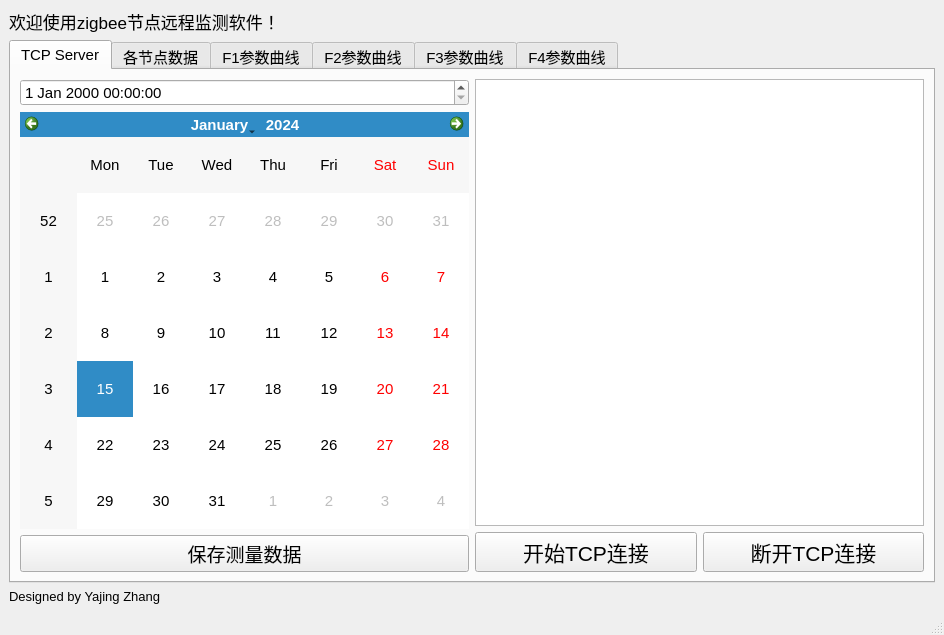
<?xml version="1.0" encoding="UTF-8"?>
<ui version="4.0">
 <class>MainWindow</class>
 <widget class="QMainWindow" name="MainWindow">
  <property name="geometry">
   <rect>
    <x>0</x>
    <y>0</y>
    <width>944</width>
    <height>635</height>
   </rect>
  </property>
  <property name="font">
   <font>
    <pointsize>9</pointsize>
   </font>
  </property>
  <property name="windowTitle">
   <string>zigbee远程监测软件</string>
  </property>
  <property name="windowIcon">
   <iconset>
    <normaloff>Z1.png</normaloff>Z1.png</iconset>
  </property>
  <widget class="QWidget" name="centralwidget">
   <layout class="QVBoxLayout" name="verticalLayout">
    <item>
     <widget class="QLabel" name="label">
      <property name="font">
       <font>
        <pointsize>13</pointsize>
       </font>
      </property>
      <property name="text">
       <string>欢迎使用zigbee节点远程监测软件！</string>
      </property>
     </widget>
    </item>
    <item>
     <widget class="QTabWidget" name="tabWidget">
      <property name="font">
       <font>
        <pointsize>11</pointsize>
       </font>
      </property>
      <property name="currentIndex">
       <number>0</number>
      </property>
      <widget class="QWidget" name="tab">
       <attribute name="title">
        <string>TCP Server</string>
       </attribute>
       <layout class="QHBoxLayout" name="horizontalLayout_2">
        <item>
         <layout class="QVBoxLayout" name="verticalLayout_7">
          <item>
           <widget class="QDateTimeEdit" name="dateTimeEdit"/>
          </item>
          <item>
           <widget class="QCalendarWidget" name="calendarWidget"/>
          </item>
          <item>
           <widget class="QPushButton" name="pushButton_3">
            <property name="font">
             <font>
              <family>Arial</family>
              <pointsize>14</pointsize>
             </font>
            </property>
            <property name="text">
             <string>保存测量数据</string>
            </property>
           </widget>
          </item>
         </layout>
        </item>
        <item>
         <layout class="QVBoxLayout" name="verticalLayout_3">
          <item>
           <widget class="QTextEdit" name="textEdit_2"/>
          </item>
          <item>
           <layout class="QHBoxLayout" name="horizontalLayout_3">
            <item>
             <widget class="QPushButton" name="pushButton_2">
              <property name="font">
               <font>
                <pointsize>16</pointsize>
               </font>
              </property>
              <property name="text">
               <string>开始TCP连接</string>
              </property>
             </widget>
            </item>
            <item>
             <widget class="QPushButton" name="pushButton">
              <property name="font">
               <font>
                <pointsize>16</pointsize>
               </font>
              </property>
              <property name="text">
               <string>断开TCP连接</string>
              </property>
             </widget>
            </item>
           </layout>
          </item>
         </layout>
        </item>
       </layout>
      </widget>
      <widget class="QWidget" name="tab_3">
       <attribute name="title">
        <string>各节点数据</string>
       </attribute>
       <layout class="QHBoxLayout" name="horizontalLayout">
        <item>
         <widget class="QTableView" name="tableView_2"/>
        </item>
       </layout>
      </widget>
      <widget class="QWidget" name="tab_2">
       <attribute name="title">
        <string>F1参数曲线</string>
       </attribute>
       <layout class="QHBoxLayout" name="horizontalLayout_5">
        <item>
         <layout class="QVBoxLayout" name="verticalLayout_4">
          <item>
           <layout class="QHBoxLayout" name="horizontalLayout_8"/>
          </item>
          <item>
           <widget class="QPushButton" name="pushButton_4">
            <property name="font">
             <font>
              <family>Arial</family>
              <pointsize>12</pointsize>
             </font>
            </property>
            <property name="text">
             <string>保存图片</string>
            </property>
           </widget>
          </item>
         </layout>
        </item>
       </layout>
      </widget>
      <widget class="QWidget" name="tab_4">
       <attribute name="title">
        <string>F2参数曲线</string>
       </attribute>
       <layout class="QHBoxLayout" name="horizontalLayout_6">
        <item>
         <layout class="QVBoxLayout" name="verticalLayout_5">
          <item>
           <layout class="QHBoxLayout" name="horizontalLayout_9"/>
          </item>
          <item>
           <widget class="QPushButton" name="pushButton_5">
            <property name="font">
             <font>
              <family>Arial</family>
              <pointsize>12</pointsize>
             </font>
            </property>
            <property name="text">
             <string>保存图片</string>
            </property>
           </widget>
          </item>
         </layout>
        </item>
       </layout>
      </widget>
      <widget class="QWidget" name="tab_5">
       <attribute name="title">
        <string>F3参数曲线</string>
       </attribute>
       <layout class="QHBoxLayout" name="horizontalLayout_4">
        <item>
         <layout class="QVBoxLayout" name="verticalLayout_2">
          <item>
           <layout class="QHBoxLayout" name="horizontalLayout_10"/>
          </item>
          <item>
           <widget class="QPushButton" name="pushButton_6">
            <property name="font">
             <font>
              <family>Arial</family>
              <pointsize>12</pointsize>
             </font>
            </property>
            <property name="text">
             <string>保存图片</string>
            </property>
           </widget>
          </item>
         </layout>
        </item>
       </layout>
      </widget>
      <widget class="QWidget" name="tab_6">
       <attribute name="title">
        <string>F4参数曲线</string>
       </attribute>
       <layout class="QHBoxLayout" name="horizontalLayout_7">
        <item>
         <layout class="QVBoxLayout" name="verticalLayout_6">
          <item>
           <layout class="QHBoxLayout" name="horizontalLayout_11"/>
          </item>
          <item>
           <widget class="QPushButton" name="pushButton_7">
            <property name="font">
             <font>
              <family>Arial</family>
              <pointsize>12</pointsize>
             </font>
            </property>
            <property name="text">
             <string>保存图片</string>
            </property>
           </widget>
          </item>
         </layout>
        </item>
       </layout>
      </widget>
     </widget>
    </item>
    <item>
     <widget class="QLabel" name="label_2">
      <property name="font">
       <font>
        <family>Arial</family>
        <pointsize>10</pointsize>
       </font>
      </property>
      <property name="layoutDirection">
       <enum>Qt::LeftToRight</enum>
      </property>
      <property name="text">
       <string>Designed by Yajing Zhang</string>
      </property>
     </widget>
    </item>
   </layout>
  </widget>
  <widget class="QMenuBar" name="menubar">
   <property name="geometry">
    <rect>
     <x>0</x>
     <y>0</y>
     <width>944</width>
     <height>30</height>
    </rect>
   </property>
  </widget>
  <widget class="QStatusBar" name="statusbar"/>
 </widget>
 <resources/>
 <connections>
  <connection>
   <sender>pushButton_2</sender>
   <signal>clicked()</signal>
   <receiver>MainWindow</receiver>
   <slot>TCP_connect()</slot>
   <hints>
    <hint type="sourcelabel">
     <x>619</x>
     <y>524</y>
    </hint>
    <hint type="destinationlabel">
     <x>517</x>
     <y>564</y>
    </hint>
   </hints>
  </connection>
  <connection>
   <sender>pushButton_6</sender>
   <signal>clicked()</signal>
   <receiver>MainWindow</receiver>
   <slot>save_fig3()</slot>
   <hints>
    <hint type="sourcelabel">
     <x>127</x>
     <y>151</y>
    </hint>
    <hint type="destinationlabel">
     <x>491</x>
     <y>593</y>
    </hint>
   </hints>
  </connection>
  <connection>
   <sender>pushButton_4</sender>
   <signal>clicked()</signal>
   <receiver>MainWindow</receiver>
   <slot>save_fig1()</slot>
   <hints>
    <hint type="sourcelabel">
     <x>127</x>
     <y>151</y>
    </hint>
    <hint type="destinationlabel">
     <x>435</x>
     <y>603</y>
    </hint>
   </hints>
  </connection>
  <connection>
   <sender>pushButton_5</sender>
   <signal>clicked()</signal>
   <receiver>MainWindow</receiver>
   <slot>save_fig2()</slot>
   <hints>
    <hint type="sourcelabel">
     <x>127</x>
     <y>151</y>
    </hint>
    <hint type="destinationlabel">
     <x>622</x>
     <y>594</y>
    </hint>
   </hints>
  </connection>
  <connection>
   <sender>pushButton_7</sender>
   <signal>clicked()</signal>
   <receiver>MainWindow</receiver>
   <slot>save_fig4()</slot>
   <hints>
    <hint type="sourcelabel">
     <x>127</x>
     <y>151</y>
    </hint>
    <hint type="destinationlabel">
     <x>589</x>
     <y>603</y>
    </hint>
   </hints>
  </connection>
  <connection>
   <sender>pushButton_3</sender>
   <signal>clicked()</signal>
   <receiver>MainWindow</receiver>
   <slot>save_data()</slot>
   <hints>
    <hint type="sourcelabel">
     <x>265</x>
     <y>516</y>
    </hint>
    <hint type="destinationlabel">
     <x>285</x>
     <y>599</y>
    </hint>
   </hints>
  </connection>
  <connection>
   <sender>pushButton</sender>
   <signal>clicked()</signal>
   <receiver>MainWindow</receiver>
   <slot>TCP_disconnect()</slot>
   <hints>
    <hint type="sourcelabel">
     <x>784</x>
     <y>515</y>
    </hint>
    <hint type="destinationlabel">
     <x>838</x>
     <y>604</y>
    </hint>
   </hints>
  </connection>
 </connections>
 <slots>
  <slot>btn_click()</slot>
  <slot>TCP_connect()</slot>
  <slot>TCP_disconnect()</slot>
  <slot>save_fig3()</slot>
  <slot>save_fig1()</slot>
  <slot>save_fig2()</slot>
  <slot>save_fig4()</slot>
  <slot>save_data()</slot>
 </slots>
</ui>
